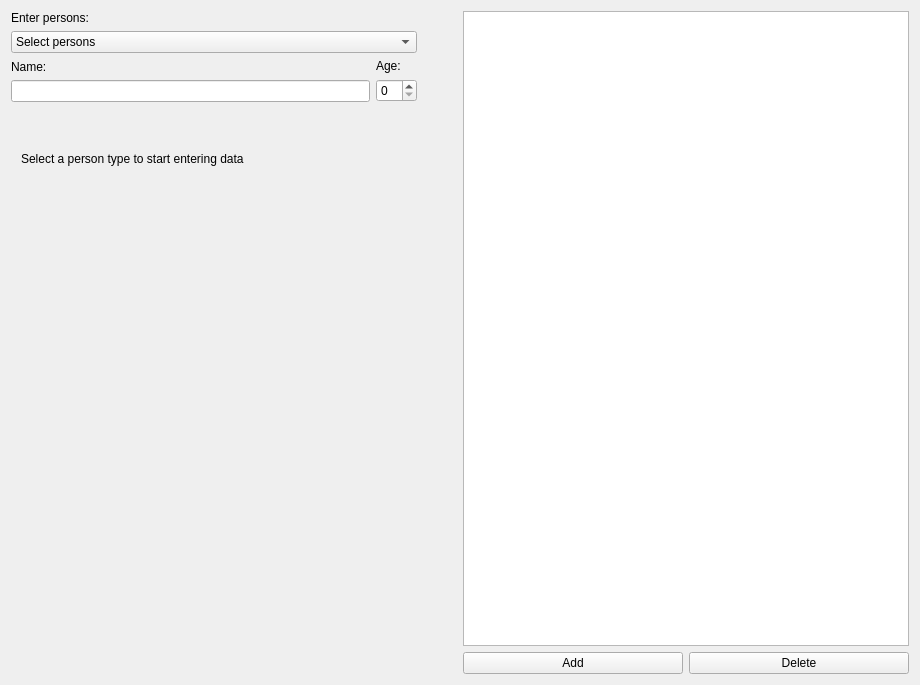
<?xml version="1.0" encoding="UTF-8"?>
<ui version="4.0">
 <class>mainwindow</class>
 <widget class="QWidget" name="mainwindow">
  <property name="geometry">
   <rect>
    <x>0</x>
    <y>0</y>
    <width>920</width>
    <height>685</height>
   </rect>
  </property>
  <property name="windowTitle">
   <string>mainwindow</string>
  </property>
  <layout class="QGridLayout" name="gridLayout">
   <item row="0" column="0">
    <layout class="QHBoxLayout" name="horizontalLayout_4">
     <item>
      <layout class="QHBoxLayout" name="horizontalLayout_2">
       <item>
        <layout class="QVBoxLayout" name="verticalLayout_5">
         <item>
          <layout class="QVBoxLayout" name="verticalLayout_4">
           <item>
            <layout class="QVBoxLayout" name="verticalLayout_3">
             <item>
              <widget class="QLabel" name="label">
               <property name="text">
                <string>Enter persons:</string>
               </property>
              </widget>
             </item>
             <item>
              <widget class="QComboBox" name="typeHuman">
               <item>
                <property name="text">
                 <string>Select persons</string>
                </property>
               </item>
               <item>
                <property name="text">
                 <string>Doctor</string>
                </property>
               </item>
               <item>
                <property name="text">
                 <string>Nurse</string>
                </property>
               </item>
               <item>
                <property name="text">
                 <string>Patient</string>
                </property>
               </item>
              </widget>
             </item>
            </layout>
           </item>
           <item>
            <layout class="QHBoxLayout" name="horizontalLayout">
             <item>
              <layout class="QVBoxLayout" name="verticalLayout">
               <item>
                <widget class="QLabel" name="label_2">
                 <property name="text">
                  <string>Name:</string>
                 </property>
                </widget>
               </item>
               <item>
                <widget class="QLineEdit" name="line_ed_name"/>
               </item>
              </layout>
             </item>
             <item>
              <layout class="QVBoxLayout" name="verticalLayout_2">
               <item>
                <widget class="QLabel" name="label_3">
                 <property name="text">
                  <string>Age:</string>
                 </property>
                </widget>
               </item>
               <item>
                <widget class="QSpinBox" name="spin_age"/>
               </item>
              </layout>
             </item>
            </layout>
           </item>
          </layout>
         </item>
         <item>
          <widget class="QStackedWidget" name="stackedWidget">
           <property name="currentIndex">
            <number>0</number>
           </property>
           <widget class="QWidget" name="page_4">
            <widget class="QLabel" name="label_9">
             <property name="geometry">
              <rect>
               <x>10</x>
               <y>30</y>
               <width>301</width>
               <height>41</height>
              </rect>
             </property>
             <property name="text">
              <string>Select a person type to start entering data</string>
             </property>
            </widget>
           </widget>
           <widget class="QWidget" name="page_2">
            <widget class="QWidget" name="widget_2" native="true">
             <property name="geometry">
              <rect>
               <x>10</x>
               <y>10</y>
               <width>371</width>
               <height>491</height>
              </rect>
             </property>
             <widget class="QWidget" name="layoutWidget">
              <property name="geometry">
               <rect>
                <x>10</x>
                <y>20</y>
                <width>331</width>
                <height>161</height>
               </rect>
              </property>
              <layout class="QVBoxLayout" name="verticalLayout_9">
               <item>
                <layout class="QVBoxLayout" name="verticalLayout_7">
                 <item>
                  <widget class="QLabel" name="label_5">
                   <property name="text">
                    <string>Work experience(year):</string>
                   </property>
                  </widget>
                 </item>
                 <item>
                  <widget class="QSpinBox" name="spin_experian"/>
                 </item>
                </layout>
               </item>
               <item>
                <layout class="QVBoxLayout" name="verticalLayout_8">
                 <item>
                  <widget class="QLabel" name="label_6">
                   <property name="text">
                    <string>Number of successful operations:</string>
                   </property>
                  </widget>
                 </item>
                 <item>
                  <widget class="QSpinBox" name="spin_operations"/>
                 </item>
                </layout>
               </item>
              </layout>
             </widget>
            </widget>
           </widget>
           <widget class="QWidget" name="page_3">
            <widget class="QWidget" name="widget_3" native="true">
             <property name="geometry">
              <rect>
               <x>10</x>
               <y>10</y>
               <width>371</width>
               <height>501</height>
              </rect>
             </property>
             <widget class="QWidget" name="layoutWidget">
              <property name="geometry">
               <rect>
                <x>10</x>
                <y>20</y>
                <width>341</width>
                <height>131</height>
               </rect>
              </property>
              <layout class="QVBoxLayout" name="verticalLayout_13">
               <item>
                <layout class="QVBoxLayout" name="verticalLayout_11">
                 <item>
                  <widget class="QLabel" name="label_7">
                   <property name="text">
                    <string>Qualification level:</string>
                   </property>
                  </widget>
                 </item>
                 <item>
                  <widget class="QLineEdit" name="line_ed_qualif"/>
                 </item>
                </layout>
               </item>
               <item>
                <layout class="QVBoxLayout" name="verticalLayout_12">
                 <item>
                  <widget class="QLabel" name="label_8">
                   <property name="text">
                    <string>Number of procedures:</string>
                   </property>
                  </widget>
                 </item>
                 <item>
                  <widget class="QSpinBox" name="spin_procedures"/>
                 </item>
                </layout>
               </item>
              </layout>
             </widget>
            </widget>
           </widget>
           <widget class="QWidget" name="page">
            <widget class="QWidget" name="widget" native="true">
             <property name="geometry">
              <rect>
               <x>10</x>
               <y>20</y>
               <width>371</width>
               <height>471</height>
              </rect>
             </property>
             <widget class="QWidget" name="layoutWidget">
              <property name="geometry">
               <rect>
                <x>20</x>
                <y>10</y>
                <width>271</width>
                <height>61</height>
               </rect>
              </property>
              <layout class="QVBoxLayout" name="verticalLayout_10">
               <item>
                <widget class="QLabel" name="label_4">
                 <property name="text">
                  <string>Diagnosis:</string>
                 </property>
                </widget>
               </item>
               <item>
                <widget class="QLineEdit" name="diagnosis_line_edit"/>
               </item>
              </layout>
             </widget>
            </widget>
           </widget>
          </widget>
         </item>
        </layout>
       </item>
       <item>
        <spacer name="horizontalSpacer">
         <property name="orientation">
          <enum>Qt::Orientation::Horizontal</enum>
         </property>
         <property name="sizeType">
          <enum>QSizePolicy::Policy::Fixed</enum>
         </property>
         <property name="sizeHint" stdset="0">
          <size>
           <width>40</width>
           <height>20</height>
          </size>
         </property>
        </spacer>
       </item>
      </layout>
     </item>
     <item>
      <layout class="QVBoxLayout" name="verticalLayout_6">
       <item>
        <widget class="QListWidget" name="list_inf"/>
       </item>
       <item>
        <layout class="QHBoxLayout" name="horizontalLayout_3">
         <item>
          <widget class="QPushButton" name="btn_addperson">
           <property name="text">
            <string>Add</string>
           </property>
          </widget>
         </item>
         <item>
          <widget class="QPushButton" name="btn_deleteperson">
           <property name="text">
            <string>Delete</string>
           </property>
          </widget>
         </item>
        </layout>
       </item>
      </layout>
     </item>
    </layout>
   </item>
  </layout>
 </widget>
 <resources/>
 <connections/>
</ui>
